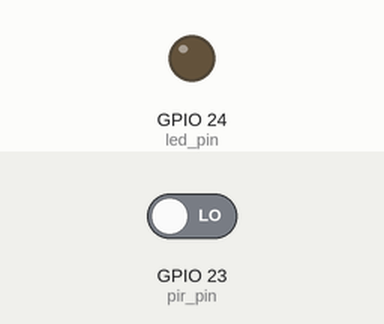
This program was run on a simulated Raspberry Pi (BCM pin numbers). Parts: output pins drawn as LEDs (lit = HIGH). The test bench sets the inputs (shaded band); at power-on: GPIO 23 (pir_pin) LOW.

Above: at 1.2 s.
1.3 s: GPIO 23 (pir_pin) driven HIGH
At 2.4 s:
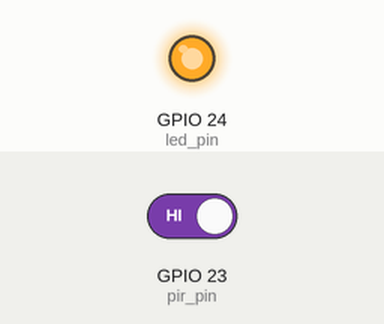
3.0 s: GPIO 23 (pir_pin) driven LOW
At 3.5 s:
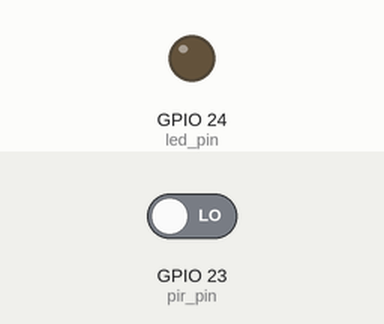
Timing chart, 0 to 6.0 s (numbered marks = the images above; inputs shaded):
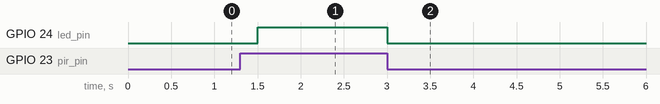

The program:

pir_light.py
```python
import RPi.GPIO as GPIO
import time

pir_pin = 23
led_pin = 24

GPIO.setmode(GPIO.BCM)
GPIO.setup(pir_pin, GPIO.IN)
GPIO.setup(led_pin, GPIO.OUT)

try:
    while True:
        if GPIO.input(pir_pin):
            GPIO.output(led_pin, GPIO.HIGH)
        else:
            GPIO.output(led_pin, GPIO.LOW)
        time.sleep(0.5)
except KeyboardInterrupt:
    GPIO.cleanup()
```

Measured:
- after the input at 1.3 s, GPIO 24 (led_pin): LOW → HIGH after 0.20 s
- after the input at 3.0 s, GPIO 24 (led_pin): HIGH → LOW at once
